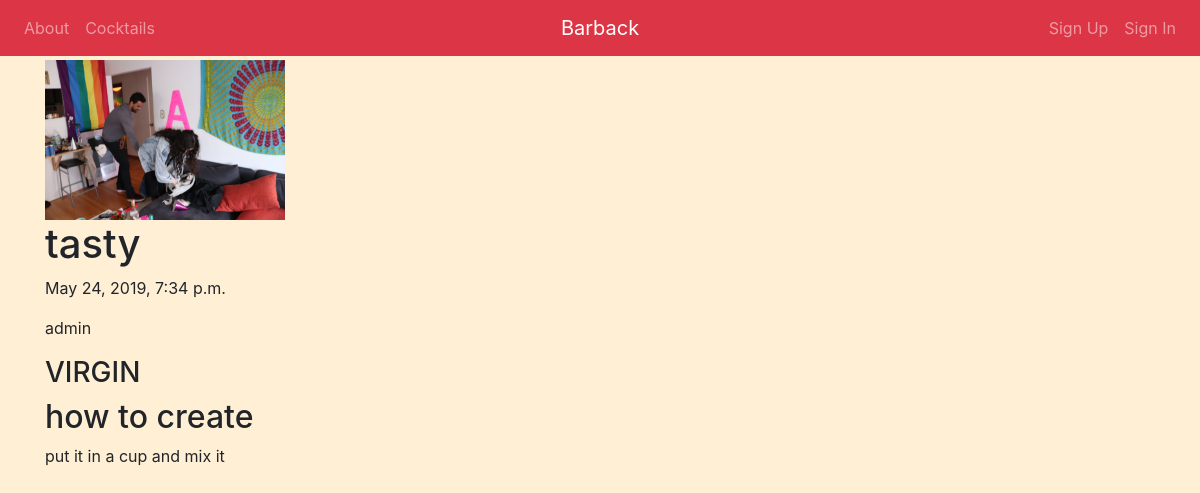
/barback/12/, run on the app's committed database.
### barback/models.py (models this page shows, shortened)
class Cocktail(models.Model):
    cocktail_name   = models.CharField(max_length = 50)
    cocktail_image  = models.ImageField(upload_to="cocktail_images/",
                                        blank=True,
                                        null=True)
    pub_date        = models.DateTimeField(auto_now=True)
    cocktail_info   = models.CharField(max_length = 200, blank=True, null=True)
    cocktail_steps  = models.CharField(max_length = 1000, blank=True, null=True)
    virgin          = models.BooleanField(null=True)
    user            = models.ForeignKey(User, on_delete=models.CASCADE,
                                              blank=True,
                                              null=True)
    cocktail_type_choices = (
        ('WHISKEY', 'Whiskey'),
        ('VODKA', 'Vodka'),
        ('TEQUILA', 'Tequila'),
        ('GIN', 'Gin'),
        ('VIRGIN', 'Virgin'),
    )
    cocktail_type = models.CharField(max_length = 10, choices = cocktail_type_choices)
    def was_published_recently(self):
        now = timezone.now()
        return now - datetime.timedelta(days=2) <= self.pub_date <= now
    was_published_recently.admin_order_field = 'pub_date'
    was_published_recently.boolean = True
    was_published_recently.short_description = 'Published recently?'

class User(AbstractUser):
    pass

### barback/views.py (the view)
# urls.py: path('<int:pk>/', views.DetailView.as_view(), name='detail'),
class DetailView(generic.DetailView):
    model = Cocktail
    template_name = 'barback/detail.html'
    def get_queryset(self):
        return Cocktail.objects.filter(pub_date__lte=timezone.now())

### barback/templates/barback/detail.html (shortened to what this page needs)
{% extends 'base.html' %}
{% block body %}
{% load static %}
<div class="container">
  <link rel="stylesheet" type="text/css" href="{% static 'barback/style.css' %}">
  <img src="{{ cocktail.cocktail_image.url }}" alt="img" width="240">
  <h1>{{ cocktail.cocktail_name }}</h1>
  <p>{{ cocktail.pub_date }}</p>
  <p>{{ cocktail.user.username }}</p>
  <h3>{{ cocktail.cocktail_type }}</h3>
  <h2>how to create</h2>
  <p>{{ cocktail.cocktail_steps }}</p>
</div>
{% endblock %}

### barback/static/barback/css/style.css (style rules this page uses)
body { background-color: #FFEFD5; margin-top: 60px; }
.container { width: 100%; }
* { box-sizing: border-box; }

### data on the page
Cocktail: cocktail_image (picture), cocktail_name "tasty", pub_date "May 24, 2019, 7:34 p.m.", user.username "admin", cocktail_type "VIRGIN", cocktail_steps "put it in a cup and mix it"
